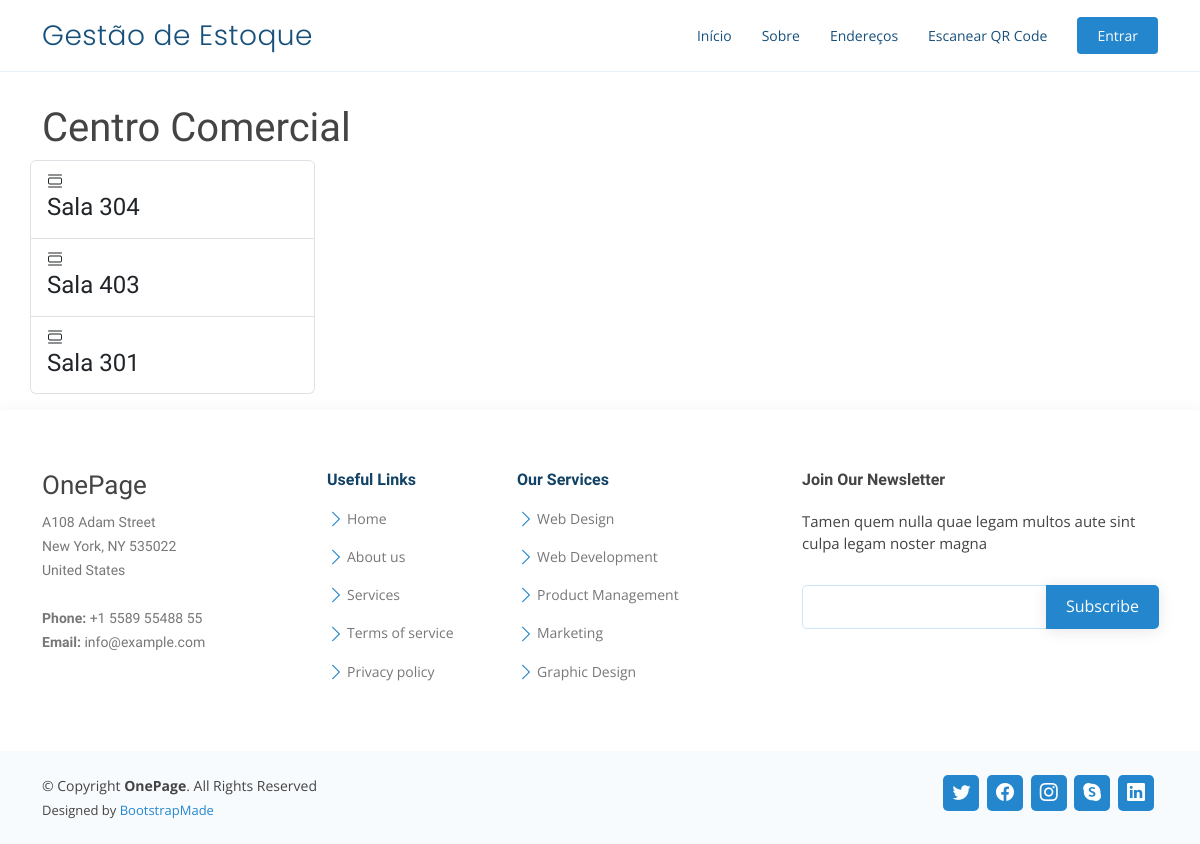
/enderecos/d1168fd7-9a8a-4357-ab3f-401704389eaf/, run on the app's committed database.
### inventory_management/models.py (models this page shows, shortened)
class Building(models.Model):
    id = models.UUIDField(primary_key=True, default=uuid.uuid4, editable=False)
    name = models.CharField("Nome do Prédio", max_length=100)
    cep = models.CharField("CEP", max_length=8)
    street = models.CharField("Rua", max_length=100)
    number = models.CharField("Número", max_length=10)
    complement = models.CharField("Complemento", max_length=100)
    neighborhood = models.CharField("Bairro", max_length=100)
    city = models.CharField("Cidade", max_length=100)
    state = models.CharField("Estado (UF)", max_length=2)
    slug = models.SlugField("Slug", max_length=100, blank=True, null=True, editable=False)
    class Meta:
        verbose_name_plural = "Prédios"
        verbose_name = "Prédio"

class Room(models.Model):
    id = models.UUIDField(primary_key=True, default=uuid.uuid4, editable=False)
    name = models.CharField("Nome da Sala", max_length=100)
    building = models.ForeignKey(Building, on_delete=models.CASCADE, verbose_name="Prédio")
    slug = models.SlugField("Slug", max_length=100, blank=True, null=True, editable=False)
    class Meta:
        verbose_name_plural = "Salas"
        verbose_name = "Sala"

### inventory_management/views.py (the view)
# urls.py: path('enderecos/<slug:slug>/', AddressDetailView.as_view(), name='address_detail'),
class AddressDetailView(DetailView):
    model = Building
    template_name = 'address.html'

### inventory_management/templates/address.html
{% extends 'base.html' %}
{% block content %}
<div class="row py-3">
    <div class="col-12">
        <h1>{{ object.name }}</h1>
        <ul class="row list-group">
            {% for room in object.room_set.all %}
            <li class="list-group-item col-md-6 col-lg-3" data-aos="zoom-in" data-aos-delay="200">
                <div class="icon"><i class="bi bi-view-list"></i></div>
                <h4 class="title">Sala {{ room.name }}</h4>
            </li>
            {% endfor %}
        </ul>
    </div>
</div>
{% endblock content %}

### static/OnePage/assets/css/style.css (style rules this page uses)
body { font-family: "Open Sans", sans-serif; color: #444444; }
h1, h2, h3, h4, h5, h6 { font-family: "Raleway", sans-serif; }

### templates/base.html (style rules this page uses)
body { min-height: 100vh; }

### data on the page
Building: name "Centro Comercial"
Room: name "304"
Room: name "403"
Room: name "301"
